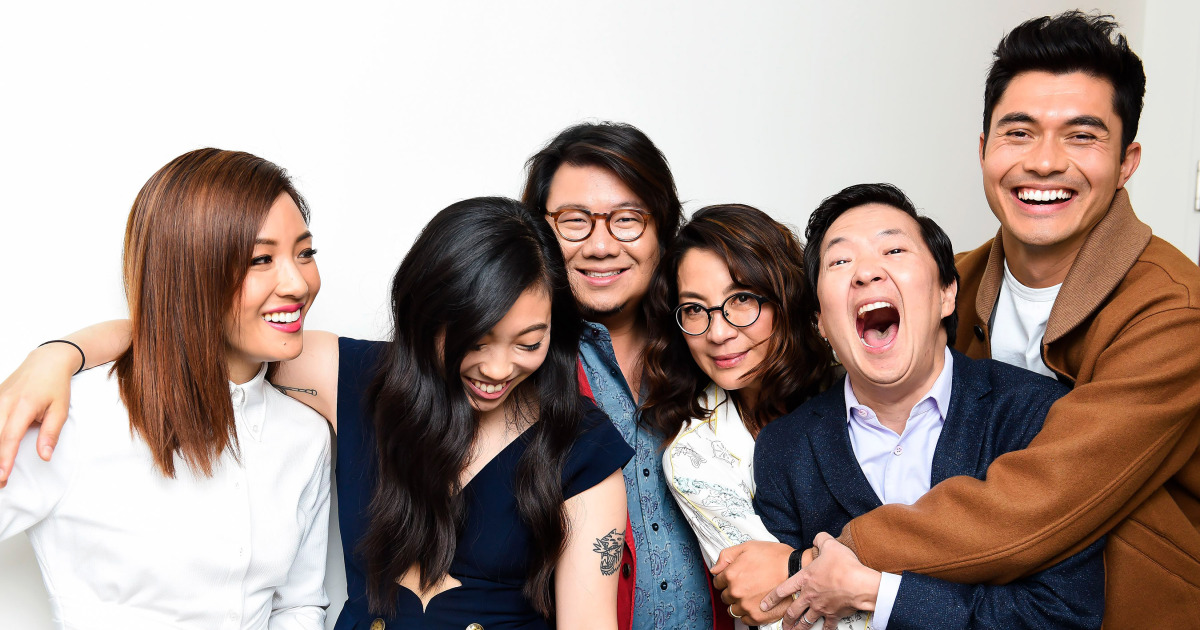
#> input picture openCV/pictures/people.jpg, 1200 x 630 px
$ python opencv_rotate.py
#> lines starting #> are read from the running program, lines starting #| are printed output that depends on the picture
import imutils
import cv2

image = cv2.imread("./pictures/people.jpg")
#> image is the input picture: shape (630, 1200, 3); mean B, G, R 144, 150.3, 167.2
(h, w, d) = image.shape
#> h = 630; w = 1200; d = 3
print("width={}, height={}, depth={}".format(w, h, d))
#| width=1200, height=630, depth=3

(B, G, R) = image[100, 100]
#> B = 254; G = 254; R = 254
print("R={}, G={}, B={}".format(R,G,B))
#| R=254, G=254, B=254

# [7 lines of commented-out code are left out]
rotated = imutils.rotate(image, -45)
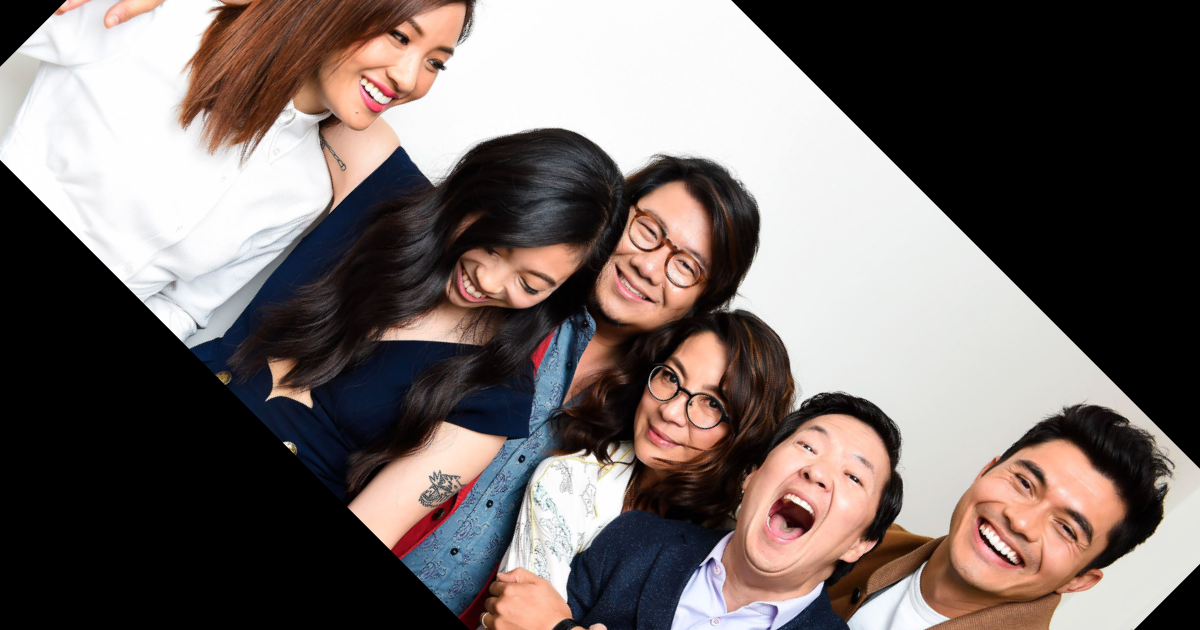
#> rotated: shape (630, 1200, 3); mean B, G, R 101.4, 104.1, 113.9
cv2.imshow("Imutils Rotation", rotated)
cv2.waitKey(0)

cv2.imshow("opencv", image)
cv2.waitKey(0)

$ run again, with openCV/pictures/boradcast.jpg copied over openCV/pictures/people.jpg
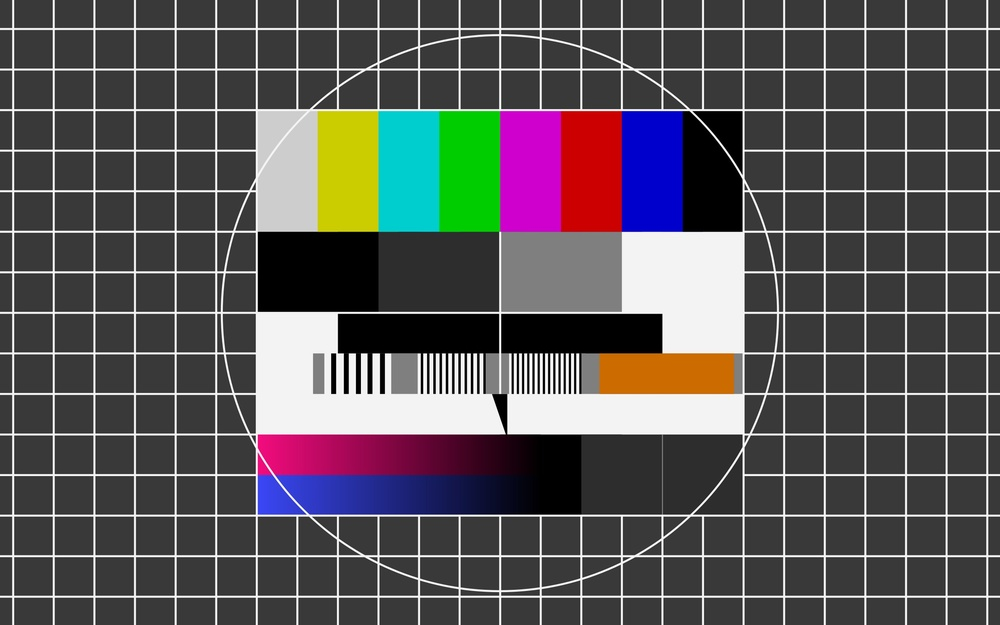
#> input picture openCV/pictures/boradcast.jpg, 1000 x 625 px, shrunk from 2560 x 1600 before the run
#> image is the input picture: shape (625, 1000, 3); mean B, G, R 87, 85.4, 88.2
#| width=1000, height=625, depth=3
#> B = 57
#| R=57, G=57, B=57
#> `rotated = imutils.rotate(image, -45)`:
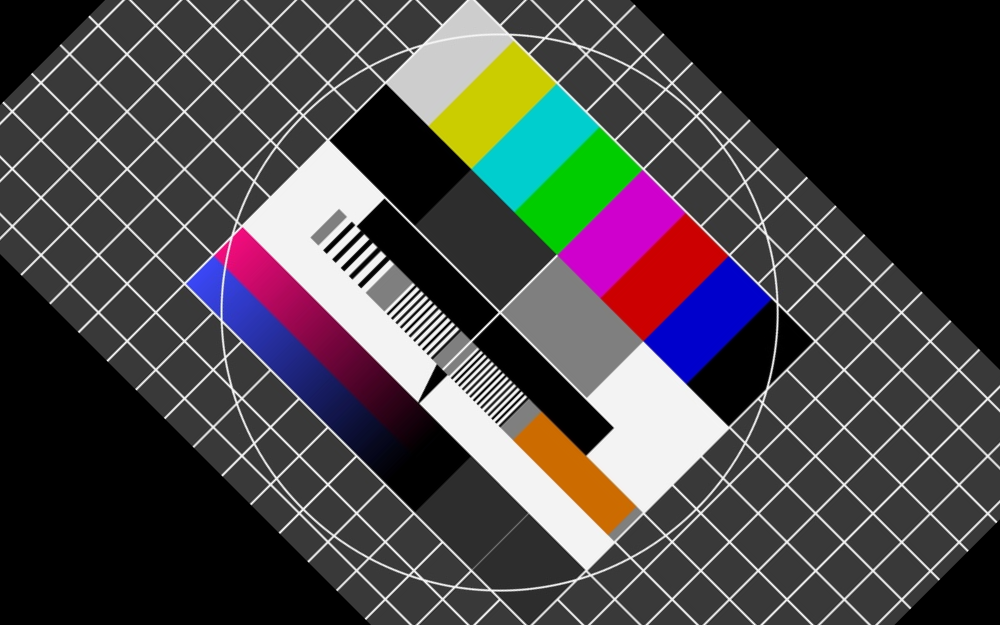
#> rotated: shape (625, 1000, 3); mean B, G, R 69.3, 67.7, 70.5
